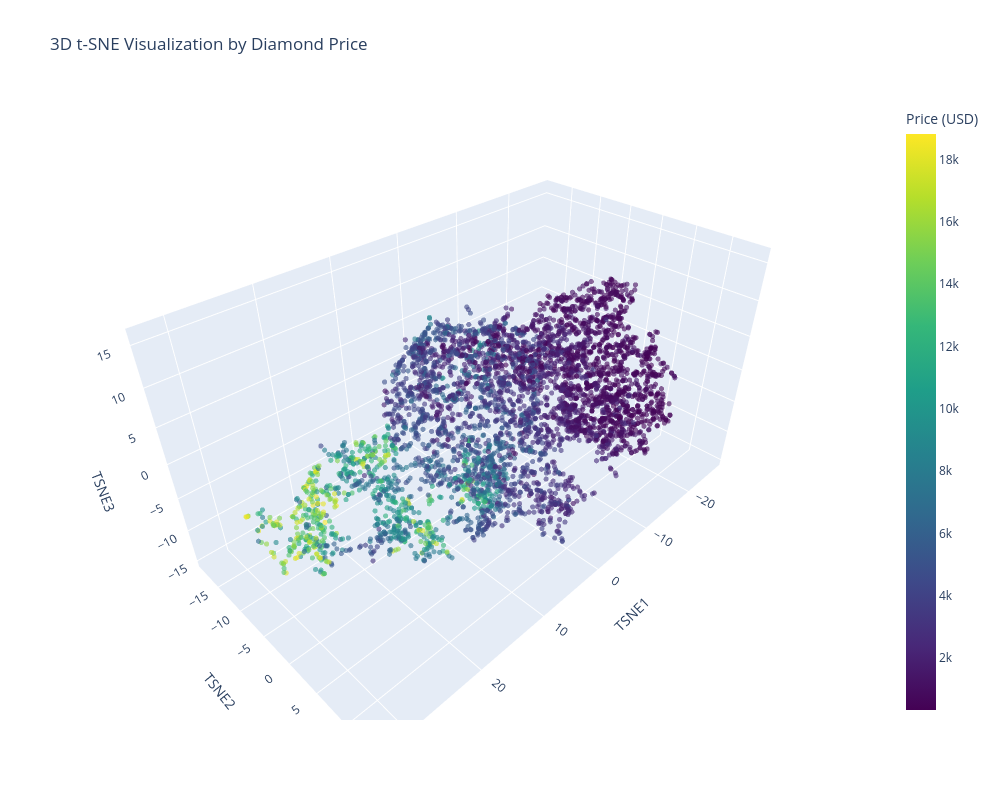

Here is the notebook cell this chart was saved with:
### Code cell
fig = px.scatter_3d(
    df_tsne_3d,
    x='TSNE1',
    y='TSNE2',
    z='TSNE3',
    color='price_usd',
    color_continuous_scale='Viridis',
    opacity=0.6,
    title='3D t-SNE Visualization by Diamond Price',
    labels={'price_usd': 'Price (USD)'}
)

fig.update_traces(marker=dict(size=3))
fig.update_layout(width=1000, height=800)

fig.show()

### Figure 1 — Plotly figure (JSON) as saved in the notebook; plotly's stock layout.template omitted (floating-point values rounded to 4 significant figures; data arrays with more than 128 entries replaced by an {"elided": "..."} marker saying what was removed)
{"data": [{"hovertemplate": "TSNE1=%{x}<br>TSNE2=%{y}<br>TSNE3=%{z}<br>Price (USD)=%{marker.color}<extra></extra>", "legendgroup": "", "marker": {"color": {"elided": "4889 int values"}, "coloraxis": "coloraxis", "opacity": 0.6, "size": 3, "symbol": "circle"}, "mode": "markers", "name": "", "scene": "scene", "showlegend": false, "type": "scatter3d", "x": {"elided": "4889 float values"}, "y": {"elided": "4889 float values"}, "z": {"elided": "4889 float values"}}], "layout": {"coloraxis": {"autocolorscale": false, "colorbar": {"title": {"text": "Price (USD)"}}, "colorscale": [[0, "#440154"], [0.1111, "#482878"], [0.2222, "#3e4989"], [0.3333, "#31688e"], [0.4444, "#26828e"], [0.5556, "#1f9e89"], [0.6667, "#35b779"], [0.7778, "#6ece58"], [0.8889, "#b5de2b"], [1, "#fde725"]]}, "height": 800, "legend": {"tracegroupgap": 0}, "scene": {"domain": {"x": [0, 1], "y": [0, 1]}, "xaxis": {"title": {"text": "TSNE1"}}, "yaxis": {"title": {"text": "TSNE2"}}, "zaxis": {"title": {"text": "TSNE3"}}}, "title": {"text": "3D t-SNE Visualization by Diamond Price"}, "width": 1000}}
